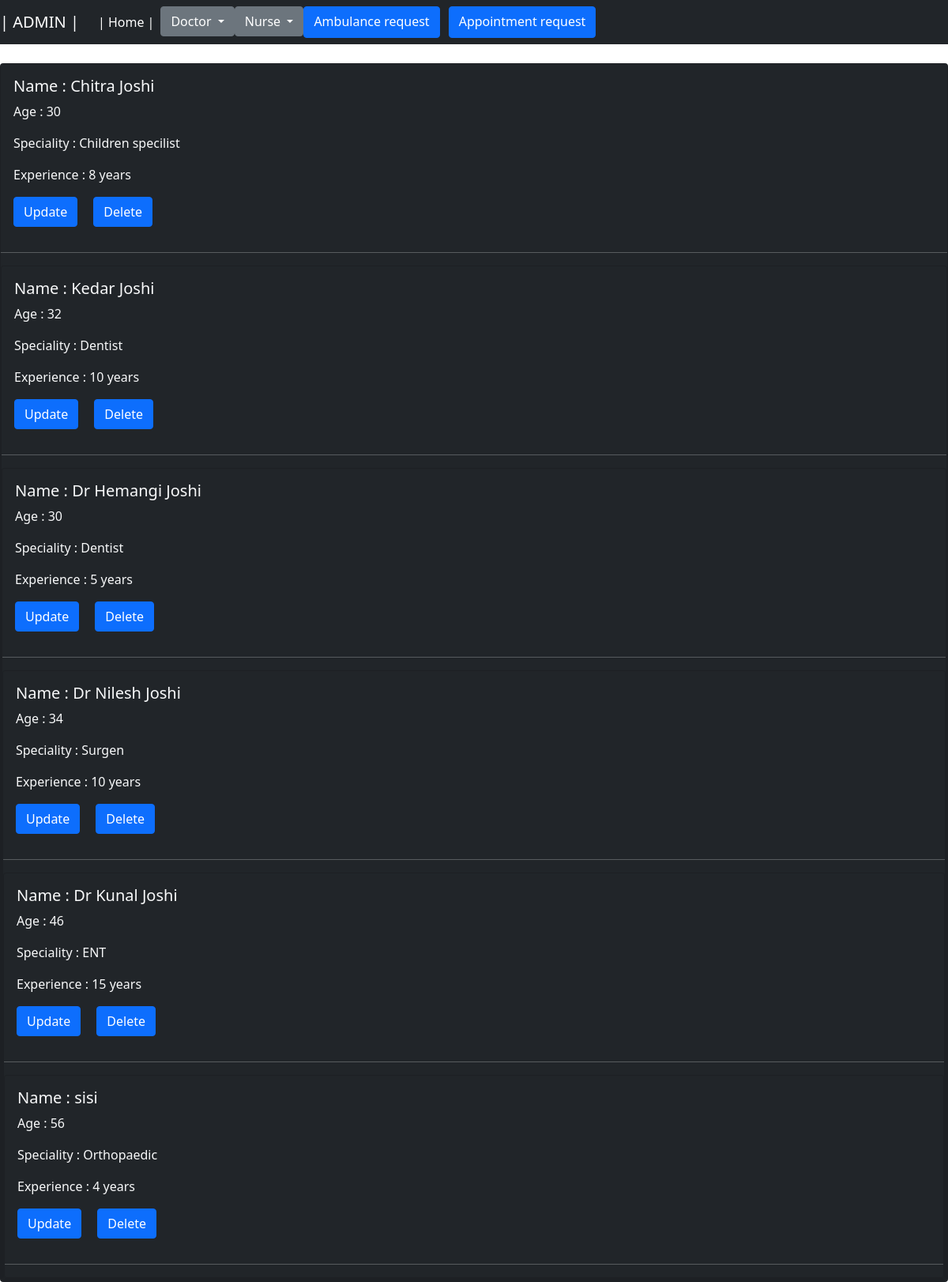
Screenshot of /admin_app/Read_Doctor/ with the database file from the repository.
### admin_app/models.py (models this page shows)
class Doctor(models.Model):
    Name = models.CharField(max_length=30)
    Age = models.IntegerField()
    Specialist = models.ForeignKey(Speciality,on_delete=models.CASCADE)
    Experience = models.IntegerField()

class Speciality(models.Model):
    speciality = models.CharField(max_length=30)
    def __str__(self):
        return self.speciality

### admin_app/views.py (the view)
# urls.py: path("Read_Doctor/",views.Read_Doctor,name="Read_Doctor"),
def Read_Doctor(request):
    read=Doctor.objects.all()
    return render(request,"Read_Doctor.html",{"read":read})

### templates/Read_Doctor.html
{%extends 'base.html'%}
{%block containt%}
{%include 'nav_admin.html'%}
<br>
{%for i in read%}
<div class="card bg-dark text-light">
    <div class="card-body">
      <h5 class="card-title">Name : {{i.Name}}</h5>
      <p class="card-text">Age : {{i.Age}}</p>
      <p class="card-text">Speciality : {{i.Specialist}}</p>
      <p class="card-text">Experience : {{i.Experience}} years</p>
      <a href="{%url 'Update_Doctor' i.id%}" class="card-link btn btn-primary"> Update </a>
      <a href="{%url 'Delete_Doctor' i.id%}" class="card-link btn btn-primary"> Delete </a>
    </div>
    <hr>
    {%endfor%}
    {%endblock%}

### templates/base.html (shortened to what this page needs)
<!doctype html>
<html lang="en">
  <head>
    <link href="https://cdn.jsdelivr.net/npm/bootstrap@5.0.0-beta2/dist/css/bootstrap.min.css" rel="stylesheet">
  </head>
  <body>
    {%block containt%}
    {%endblock%}
  </body>
</html>

### templates/nav_admin.html (shortened to what this page needs)
{%extends 'base.html'%}
{%block containt%}
<nav class="navbar navbar-expand-lg navbar-dark bg-dark text-light">
    <a class="navbar-brand" href="{%url 'Admin_Home'%}">| ADMIN |</a>
    <div class="collapse navbar-collapse" id="navbarNav">
      <ul class="navbar-nav">
<a class="nav-link active" aria-current="page" href="{%url 'Home'%}">| Home |</a>
<div class="dropdown">
    <button class="btn btn-secondary dropdown-toggle" type="button" id="dropdownMenu2" data-toggle="dropdown" aria-haspopup="true" aria-expanded="false">
      Doctor
    </button>
  </div>
  <div class="dropdown">
    <button class="btn btn-secondary dropdown-toggle" type="button" id="dropdownMenu2" data-toggle="dropdown" aria-haspopup="true" aria-expanded="false">
      Nurse
    </button>
  </div>
  <a class="btn btn-primary amb" href="{%url 'Read_Ambulance'%}" roll="button">Ambulance request</a>
  <a class="btn btn-primary" href="{%url 'Read_Appointment'%}" roll="button">Appointment request</a>
</ul>
</div>
</nav>
{%endblock%}

### templates/nav_admin.html (style rules this page uses)
.dropdown { position: relative; display: inline-block; }

### rows the page displays
Doctor: Name "Chitra Joshi", Age "30", Specialist "Children specilist", Experience "8"
Doctor: Name "Kedar Joshi", Age "32", Specialist "Dentist", Experience "10"
Doctor: Name "Dr Hemangi Joshi", Age "30", Specialist "Dentist", Experience "5"
Doctor: Name "Dr Nilesh Joshi", Age "34", Specialist "Surgen", Experience "10"
Doctor: Name "Dr Kunal Joshi", Age "46", Specialist "ENT", Experience "15"
Doctor: Name "sisi", Age "56", Specialist "Orthopaedic", Experience "4"
